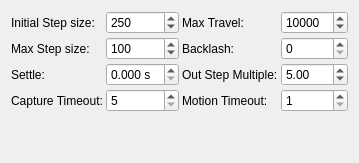
         <widget class="QWidget" name="tab_2">
          <attribute name="title">
           <string>Mechanics</string>
          </attribute>
          <layout class="QVBoxLayout" name="verticalLayout_3">
           <item>
            <layout class="QGridLayout" name="gridLayout" rowstretch="0,0,0,0">
             <property name="spacing">
              <number>3</number>
             </property>
             <item row="0" column="0">
              <widget class="QLabel" name="label">
               <property name="toolTip">
                <string/>
               </property>
               <property name="whatsThis">
                <string/>
               </property>
               <property name="text">
                <string>Initial Step size:</string>
               </property>
              </widget>
             </item>
             <item row="0" column="2">
              <widget class="QLabel" name="label_12">
               <property name="toolTip">
                <string/>
               </property>
               <property name="text">
                <string>Max Travel:</string>
               </property>
              </widget>
             </item>
             <item row="2" column="3">
              <widget class="QDoubleSpinBox" name="initialFocusOutStepsIN">
               <property name="sizePolicy">
                <sizepolicy hsizetype="Preferred" vsizetype="Preferred">
                 <horstretch>0</horstretch>
                 <verstretch>0</verstretch>
                </sizepolicy>
               </property>
               <property name="toolTip">
                <string>&lt;html&gt;&lt;body&gt;&lt;p&gt;This number multiplied by initial-step-size is number of outward steps the Linear Focus algorithm moves away from the initial position at the start of focusing.&lt;/p&gt;&lt;/body&gt;&lt;/html&gt;</string>
               </property>
               <property name="minimum">
                <double>1.000000000000000</double>
               </property>
               <property name="maximum">
                <double>10.000000000000000</double>
               </property>
               <property name="singleStep">
                <double>1.000000000000000</double>
               </property>
               <property name="value">
                <double>5.000000000000000</double>
               </property>
              </widget>
             </item>
             <item row="0" column="1">
              <widget class="QSpinBox" name="stepIN">
               <property name="sizePolicy">
                <sizepolicy hsizetype="Preferred" vsizetype="Preferred">
                 <horstretch>0</horstretch>
                 <verstretch>0</verstretch>
                </sizepolicy>
               </property>
               <property name="toolTip">
                <string>&lt;b&gt;Initial&lt;/b&gt; step size in ticks to cause a noticeable change in HFR value. For timer based focuser, it is the initial time in milliseconds to move the focuser inward or outward</string>
               </property>
               <property name="minimum">
                <number>1</number>
               </property>
               <property name="maximum">
                <number>50000</number>
               </property>
               <property name="singleStep">
                <number>10</number>
               </property>
               <property name="value">
                <number>250</number>
               </property>
              </widget>
             </item>
             <item row="2" column="0">
              <widget class="QLabel" name="label_9">
               <property name="text">
                <string>Settle:</string>
               </property>
              </widget>
             </item>
             <item row="0" column="3">
              <widget class="QDoubleSpinBox" name="maxTravelIN">
               <property name="sizePolicy">
                <sizepolicy hsizetype="Preferred" vsizetype="Preferred">
                 <horstretch>0</horstretch>
                 <verstretch>0</verstretch>
                </sizepolicy>
               </property>
               <property name="toolTip">
                <string>&lt;html&gt;&lt;head/&gt;&lt;body&gt;&lt;p&gt;Maximum travel in steps before the autofocus process aborts. Il parametro “corsa max” si riferisce alla distanza massima che il focheggiatore può percorrere dal suo punto di partenza durante un’operazione di autofocus.&lt;/p&gt;&lt;/body&gt;&lt;/html&gt;</string>
               </property>
               <property name="decimals">
                <number>0</number>
               </property>
               <property name="minimum">
                <double>10.000000000000000</double>
               </property>
               <property name="maximum">
                <double>100000.000000000000000</double>
               </property>
               <property name="singleStep">
                <double>1000.000000000000000</double>
               </property>
               <property name="value">
                <double>10000.000000000000000</double>
               </property>
              </widget>
             </item>
             <item row="1" column="2">
              <widget class="QLabel" name="label_11">
               <property name="text">
                <string>Backlash:</string>
               </property>
              </widget>
             </item>
             <item row="2" column="2">
              <widget class="QLabel" name="label_12b">
               <property name="text">
                <string>Out Step Multiple:</string>
               </property>
              </widget>
             </item>
             <item row="1" column="3">
              <widget class="QSpinBox" name="focusBacklashSpin">
               <property name="sizePolicy">
                <sizepolicy hsizetype="Preferred" vsizetype="Preferred">
                 <horstretch>0</horstretch>
                 <verstretch>0</verstretch>
                </sizepolicy>
               </property>
               <property name="toolTip">
                <string>&lt;html&gt;&lt;body&gt;&lt;p&gt;For backlash-aware focuser, the amount of backlash to apply when reversing movement direction.&lt;/p&gt;&lt;/body&gt;&lt;/html&gt;</string>
               </property>
              </widget>
             </item>
             <item row="2" column="1">
              <widget class="QDoubleSpinBox" name="FocusSettleTime">
               <property name="sizePolicy">
                <sizepolicy hsizetype="Preferred" vsizetype="Preferred">
                 <horstretch>0</horstretch>
                 <verstretch>0</verstretch>
                </sizepolicy>
               </property>
               <property name="toolTip">
                <string>&lt;html&gt;&lt;head/&gt;&lt;body&gt;&lt;p&gt;Wait for this many seconds after moving the focuser before capturing the next image during Auto Focus.&lt;/p&gt;&lt;/body&gt;&lt;/html&gt;</string>
               </property>
               <property name="suffix">
                <string> s</string>
               </property>
               <property name="decimals">
                <number>3</number>
               </property>
               <property name="maximum">
                <double>30.000000000000000</double>
               </property>
              </widget>
             </item>
             <item row="1" column="1">
              <widget class="QSpinBox" name="maxSingleStepIN">
               <property name="toolTip">
                <string>&lt;html&gt;&lt;head/&gt;&lt;body&gt;&lt;p&gt;Il “max step size” si riferisce al numero massimo di passi che il focheggiatore può compiere in un solo comando. Questa impostazione è importante perché aiuta a prevenire che il focheggiatore faccia movimenti eccessivamente grandi che potrebbero farlo superare il punto di messa a fuoco desiderato.&lt;/p&gt;&lt;/body&gt;&lt;/html&gt;</string>
               </property>
               <property name="minimum">
                <number>10</number>
               </property>
               <property name="maximum">
                <number>100000</number>
               </property>
               <property name="value">
                <number>100</number>
               </property>
              </widget>
             </item>
             <item row="1" column="0">
              <widget class="QLabel" name="label_17">
               <property name="text">
                <string>Max Step size:</string>
               </property>
              </widget>
             </item>
             <item row="3" column="0">
              <widget class="QLabel" name="label_26">
               <property name="text">
                <string>Capture Timeout:</string>
               </property>
              </widget>
             </item>
             <item row="3" column="1">
              <widget class="QSpinBox" name="captureTimeoutSpin">
               <property name="toolTip">
                <string>Maximum time in seconds to wait for a captured image to be received before declaring a timeout.</string>
               </property>
               <property name="minimum">
                <number>5</number>
               </property>
               <property name="maximum">
                <number>300</number>
               </property>
              </widget>
             </item>
             <item row="3" column="2">
              <widget class="QLabel" name="label_27">
               <property name="text">
                <string>Motion Timeout:</string>
               </property>
              </widget>
             </item>
             <item row="3" column="3">
              <widget class="QSpinBox" name="motionTimeoutSpin">
               <property name="toolTip">
                <string>Maximum time in seconds to wait for a focuser to move to desired position before declaring a timeout.</string>
               </property>
               <property name="minimum">
                <number>1</number>
               </property>
               <property name="maximum">
                <number>120</number>
               </property>
              </widget>
             </item>
            </layout>
           </item>
           <item>
            <spacer name="verticalSpacer_4">
             <property name="orientation">
              <enum>Qt::Vertical</enum>
             </property>
             <property name="sizeHint" stdset="0">
              <size>
               <width>20</width>
               <height>40</height>
              </size>
             </property>
            </spacer>
           </item>
          </layout>
         </widget>
